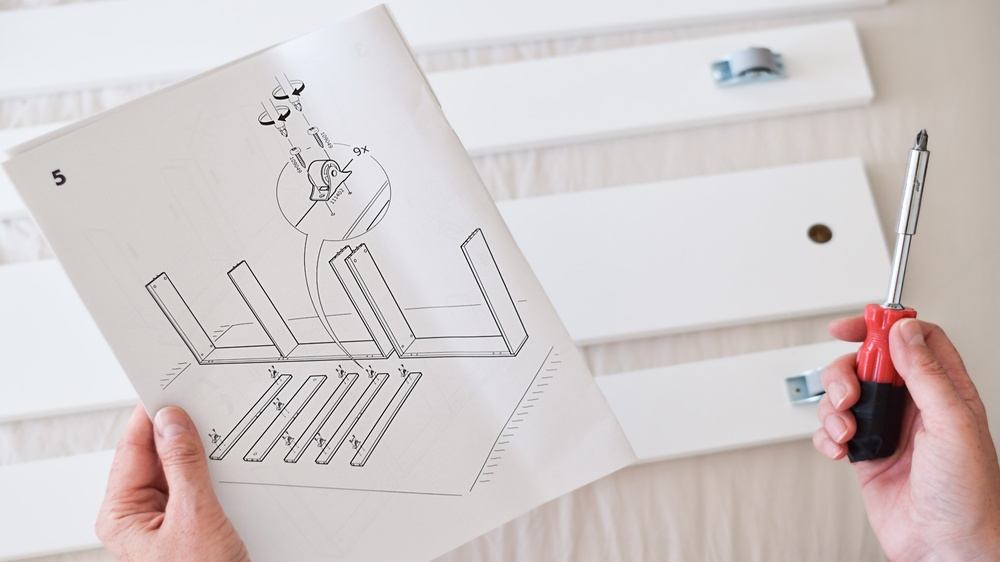
#> input picture 1.jpeg, 1000 x 562 px, shrunk from 1920 x 1080 before the run, found by its file name
$ jupyter execute deteccao_e_extracao_de_caracteristicas.ipynb
#> lines starting #> are read from the running program, lines starting #| are printed output that depends on the picture
[cell 1]
import numpy as np
import matplotlib.pyplot as plt
import cv2

[cell 2]
image = cv2.imread(r"C:\Users\Victor\Documents\nexvisual\1.jpeg")
#> image is the input picture: shape (562, 1000, 3); mean B, G, R 202.9, 203, 210.8

[cell 3]
plt.imshow(cv2.cvtColor(image, cv2.COLOR_BGR2RGB))

[cell 4]
# Criando o detector SIFT
sift = cv2.SIFT_create()

# Detectando os keypoints e calculando os descritores
keypoints, descriptors = sift.detectAndCompute(image, None)
#> keypoints = 408 keypoints; strongest (x, y, size): (287, 97, 2.5), (272, 122, 2.5), (296, 92, 4.4), (282, 118, 4.4)

image_kp = cv2.drawKeypoints(image, keypoints, None, flags=cv2.DRAW_MATCHES_FLAGS_DRAW_RICH_KEYPOINTS)
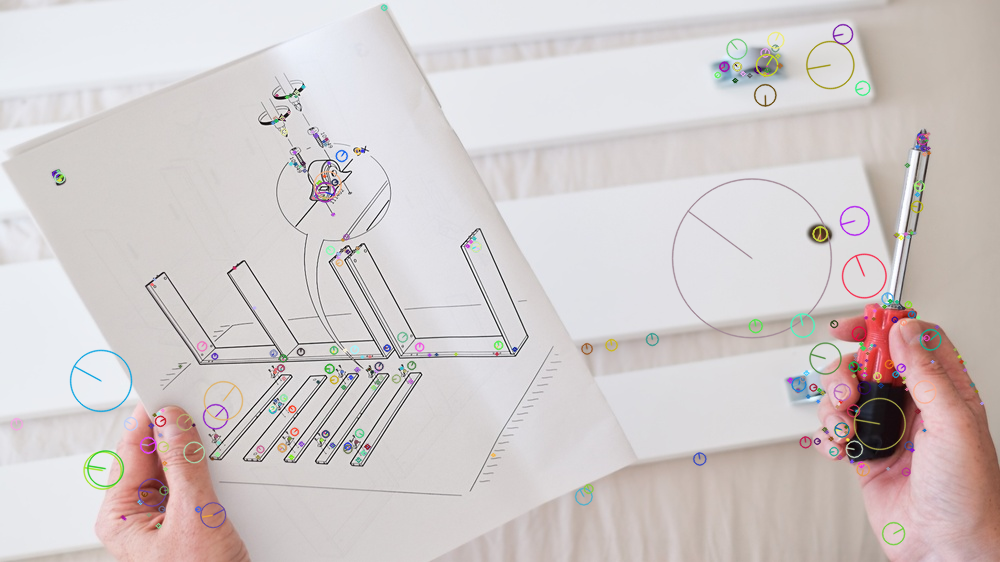
#> image_kp: shape (562, 1000, 3); mean B, G, R 202.1, 202.4, 209.9
plt.imshow(cv2.cvtColor(image_kp, cv2.COLOR_BGR2RGB))

[cell 5]
# Criando o detector com ORB
orb = cv2.ORB_create(30)

keypoints, descriptors = orb.detectAndCompute(image, None)
#> keypoints = 30 keypoints; strongest (x, y, size): (287, 96, 31), (273, 122, 31), (293, 93, 31), (293, 92, 37.2)

# Visualizando os Keypoints
image_kp = cv2.drawKeypoints(image, keypoints, None, flags= cv2.DRAW_MATCHES_FLAGS_DRAW_RICH_KEYPOINTS)
plt.imshow(cv2.cvtColor(image_kp, cv2.COLOR_BGR2RGB))
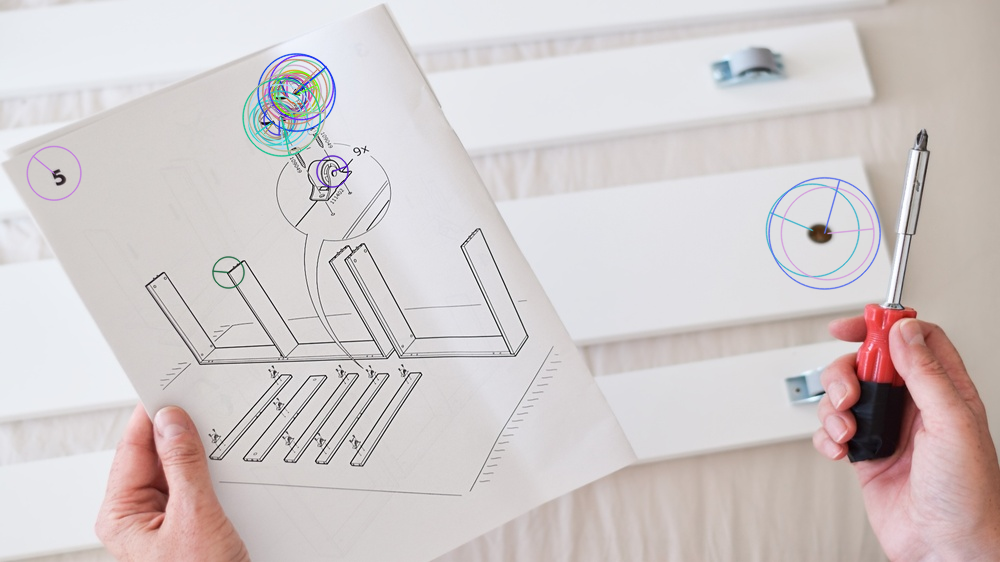
#> shown: shape (562, 1000, 3); mean R, G, B 209.8, 202.3, 202.6

$ run again, with 2.jpeg copied over 1.jpeg
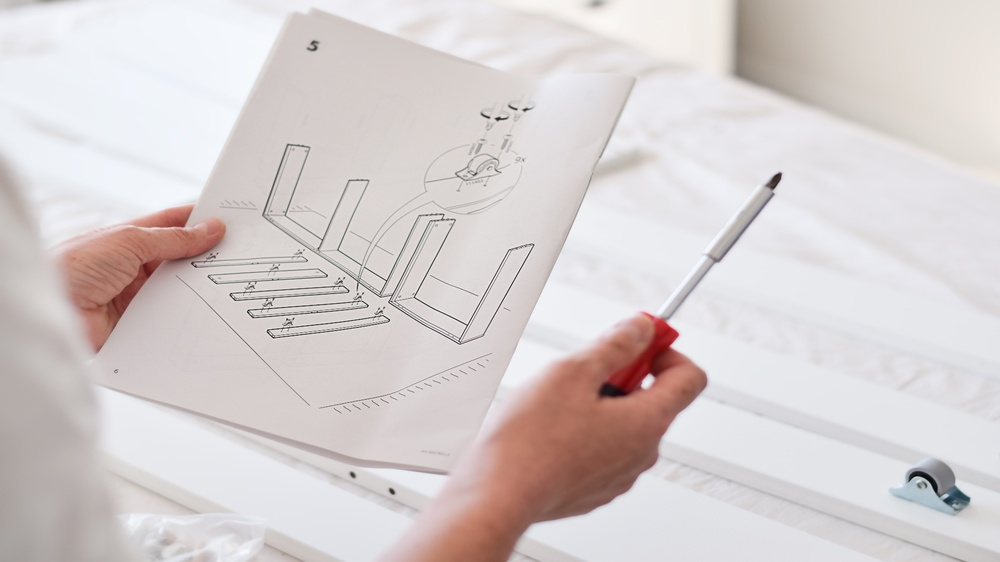
#> input picture 2.jpeg, 1000 x 562 px, shrunk from 1920 x 1080 before the run, found by its file name
#> image is the input picture: shape (562, 1000, 3); mean B, G, R 207.3, 207.5, 215
#> `keypoints, descriptors = sift.detectAndCompute(image, None)`: keypoints = 271 keypoints; strongest (x, y, size): (776, 179, 7), (498, 119, 2.9), (392, 491, 3.7), (525, 110, 2.6)
#> `image_kp = cv2.drawKeypoints(image, keypoints, None, flags=cv2.DRAW_MA..`:
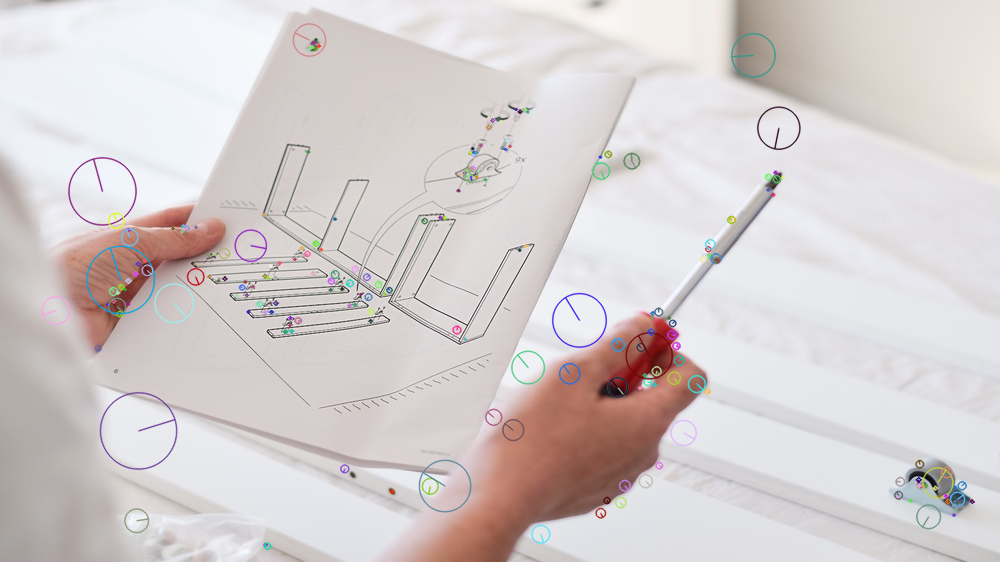
#> image_kp: shape (562, 1000, 3); mean B, G, R 206.8, 206.8, 213.9
#> `keypoints, descriptors = orb.detectAndCompute(image, None)`: keypoints = 30 keypoints; strongest (x, y, size): (778, 174, 44.6), (779, 174, 37.2), (496, 118, 31), (497, 119, 37.2)
#> `image_kp = cv2.drawKeypoints(image, keypoints, None, flags= cv2.DRAW_M..`:
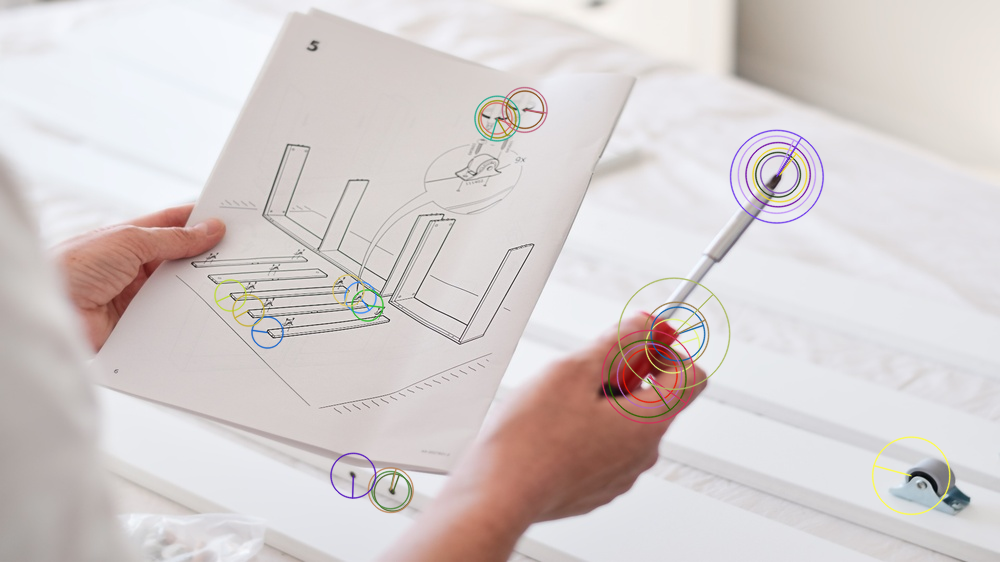
#> image_kp: shape (562, 1000, 3); mean B, G, R 206.4, 206.8, 214.3
